Frame 1 (no input): blank canvas, image omitted
Frame 60 (no input): blank canvas, image omitted
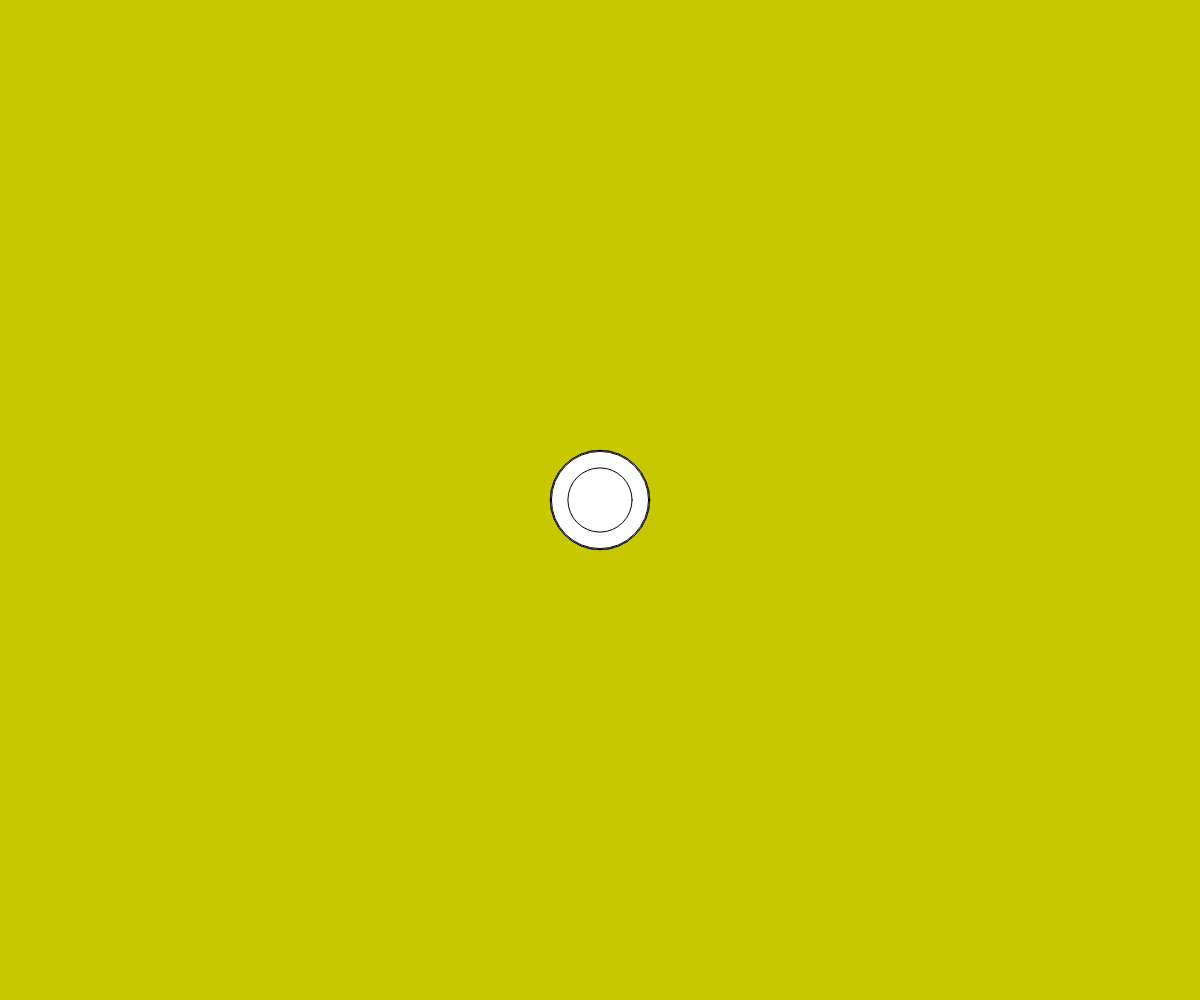
Frame 120 (the mouse pressed at the canvas centre since frame 60)

The p5.js sketch whose frames 1 and 60 were blank and that drew this single picture after the mouse press (run headless with seeded random() and noise() and a simulated clock; from frame 60 on, the mouse is pressed at the canvas centre):

// p5.js sketch
// ── sketch.js
function setup() {
	createCanvas(windowWidth, windowHeight);
	background(200,200,0)//배경 색상
frameRate(50); //1초에 몇 프레임이 이용되는지. 숫자가 낮을수록 천천히 원이 찍힌다.
}
function draw() {
	if (mouseIsPressed) {
		var size = random(10, 100);
		ellipse(mouseX, mouseY, size, size); } //mouseX,Y는 센터의 위치. 마우스를 클릭하면 그 위치를 중심으로 원 생성.
}
// ── sketch_171021b.js
function setup() {
 createCanvas(windowWidth, windowHeight);
 background(255, 0, 0);
}
function draw() {
 background(255, 0, 0);
 randomSeed(0);
 strokeWeight(3);
 
var x, y;
var delta = map(mouseX, 0, windowWidth, 10, 100);
 
for (y=0; y<windowHeight; y+=delta) {
 for (x=0; x<windowWidth; x+=delta) {
  var r = random(0, 1);
  if (r < 0.5) {
   line(x, y, x+delta, y+delta); }
  else {
   line(x+delta, y, x, y+delta); }
} 
}
}
